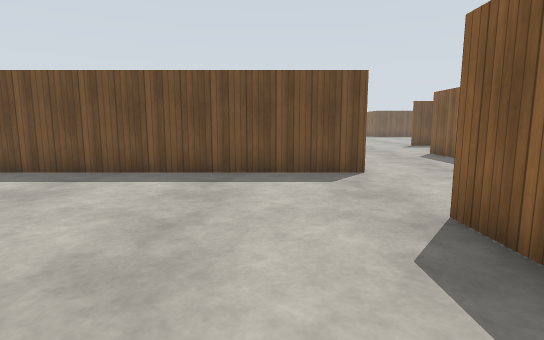
view 1 (above)

21 first-person views from a walk through a world built for the Gazebo simulator. The camera is 1.2 m above the floor, tilts 8° down and sees 80° across. The floor is counted in squares, 1 m on a side. Each view is taken from the middle of a square. On the plan, view 1 faces up. The plan holds only what a view shows up to about 13 squares ahead; the rest is blank. The place goes on beyond the plan. Gazebo's built-in surfaces are drawn with simple patterns.

view 2
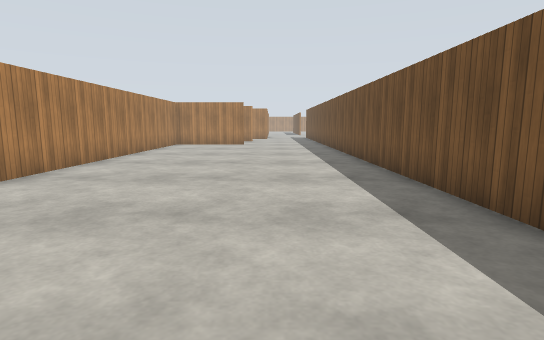

view 3
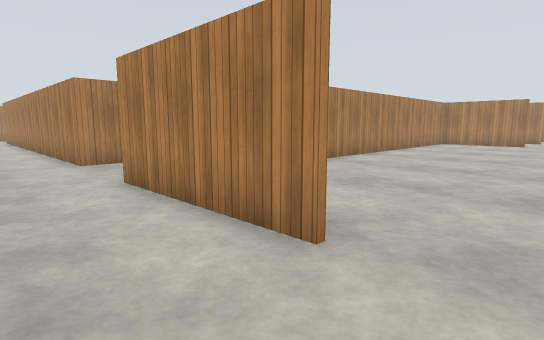

view 4
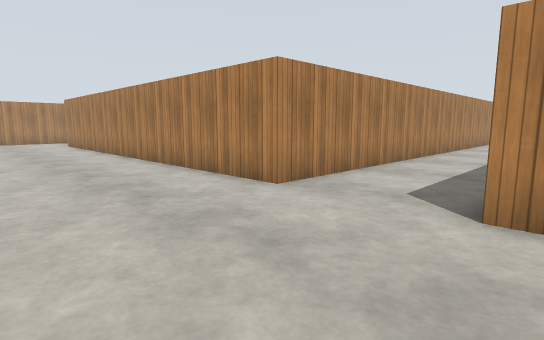

view 5
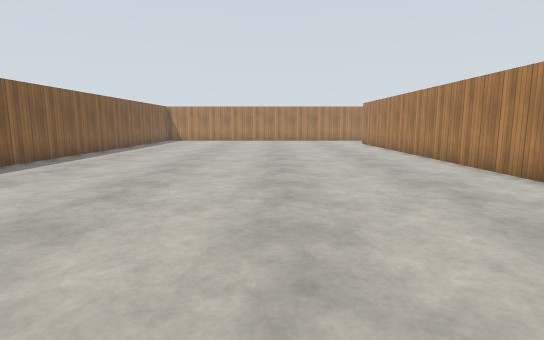

view 6
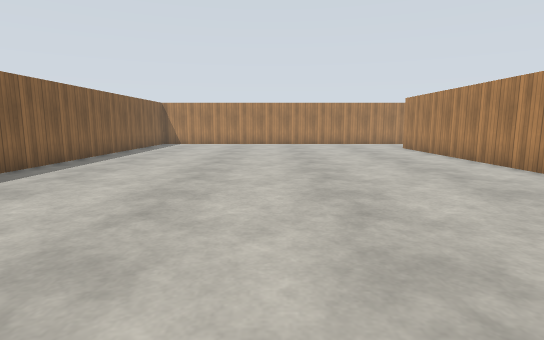

view 7
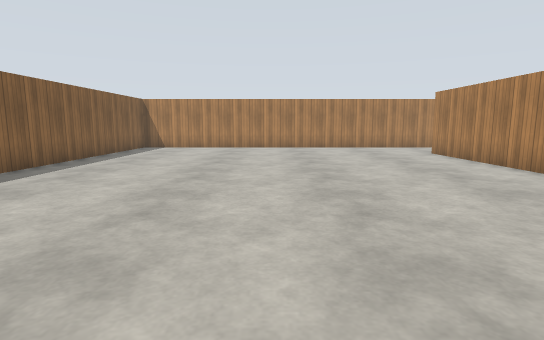

view 8
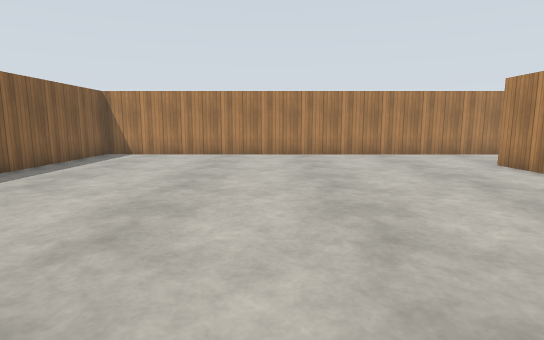

view 9
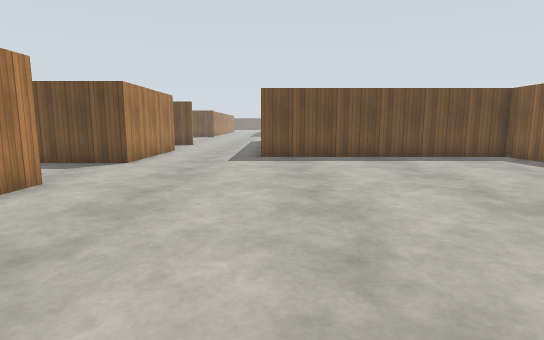

view 10
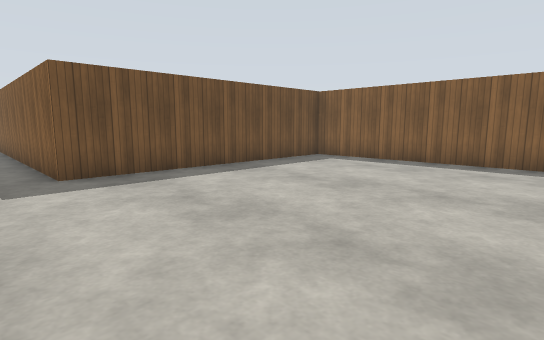

view 11
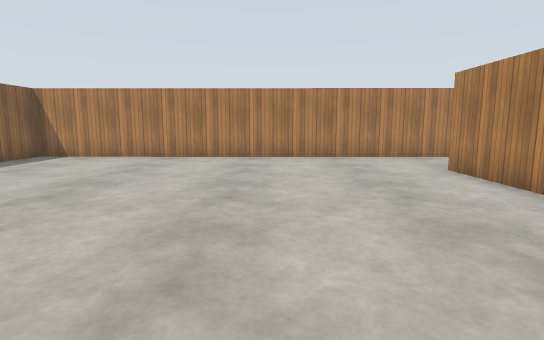

view 12
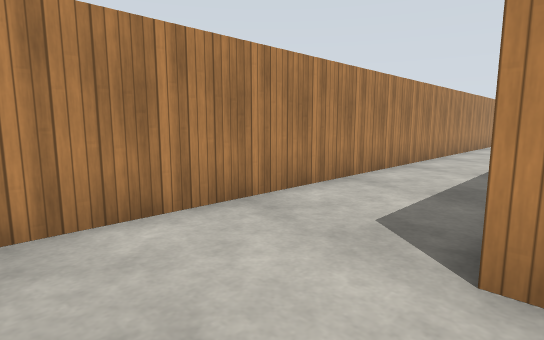

view 13
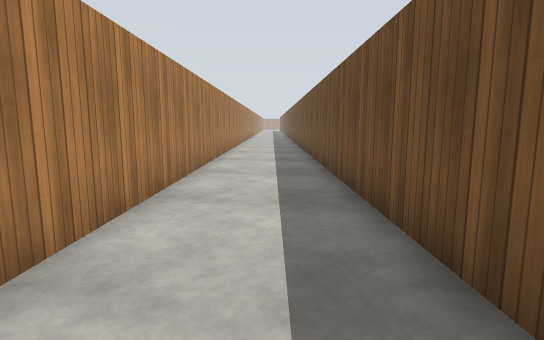

view 14
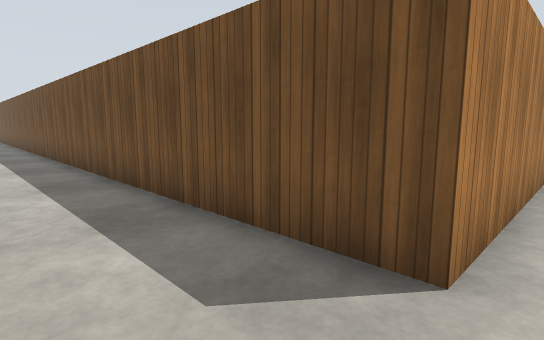

view 15
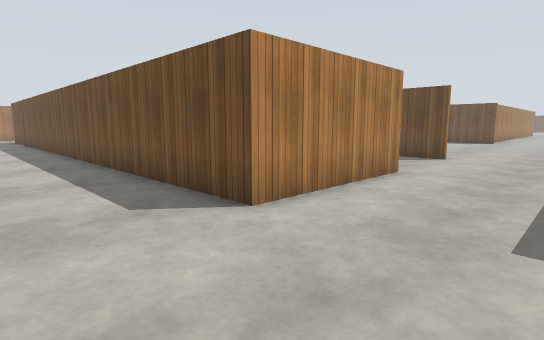

view 16
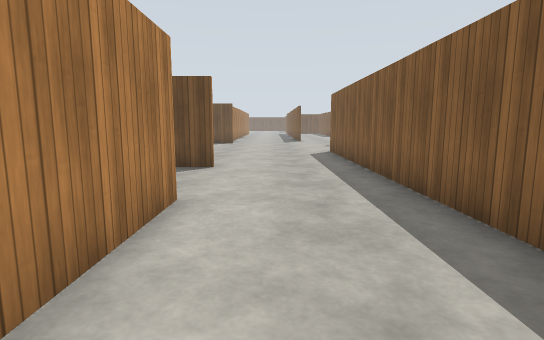

view 17
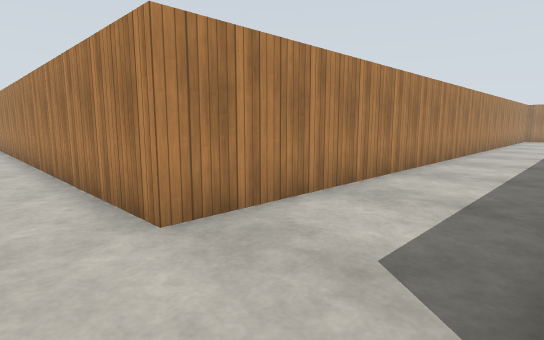

view 18
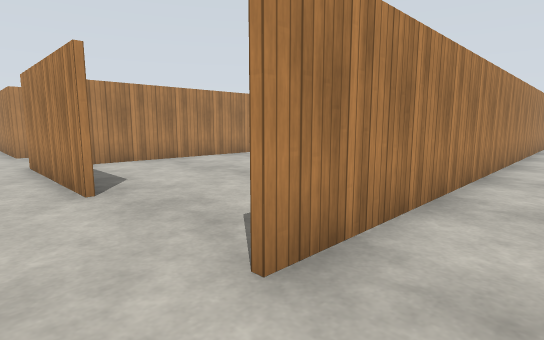

view 19
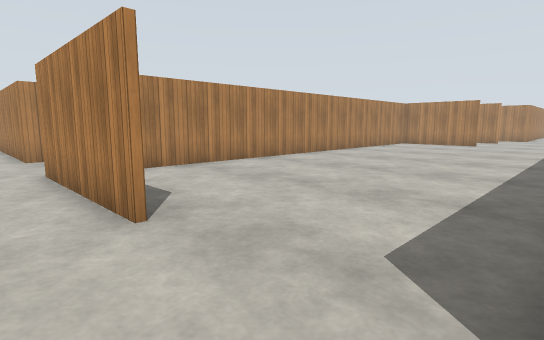

view 20
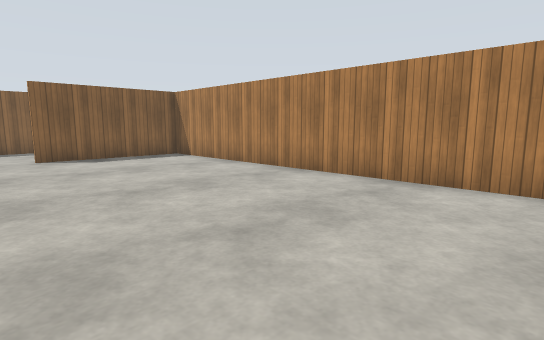

view 21
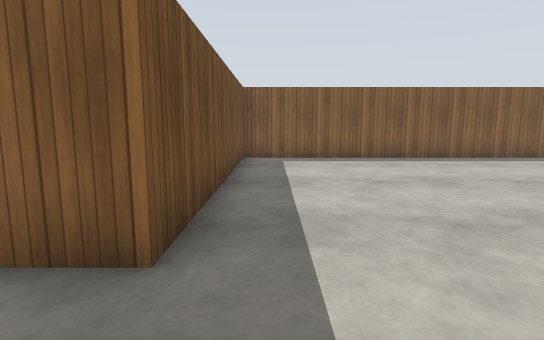

### Floor plan
Points are (right, up) in squares from view 1. A wall is a line through its corners. A room is listed if a view was taken in it or the views show most of it. See-through windows are left out.
Room 1 (views 1, 20)
walls: (2.4, 8.1) (-10.2, 8.1); (2.3, -0.4) (2.3, 4.1); (-10.3, -0.7) (2, -0.7)
ways out: opening at (2, 6) to room 2
Room 2 (views 2, 3, 4, 5, 6, 7, 8, 9, 10, 11, 12, 13, 14, 15, 16, 17, 18, 19, 21)
walls: (2.5, 4.1) (2.5, -0.9) (-9.6, -0.9); (-10.5, -4.5) (2.5, -4.5) (2.5, -20.5) (-10.5, -20.5); (-10.5, -24) (15.7, -24.1) (15.7, 1) (6.6, 1) (6.6, 10.5); (-10.5, 8.2) (2.4, 8.2)
ways out: opening at (2, 6) to room 1

Where each view was taken, in squares from view 1:
view 1: 0 up, 0 right, facing up
view 2: 5 up, 3 right, facing left
view 3: 6 up, 5 right, facing down-left
view 4: 0 up, 7 right, facing down-left
view 5: 0 up, 8 right, facing down
view 6: 4 down, 9 right, facing down
view 7: 7 down, 9 right, facing down
view 8: 11 down, 9 right, facing down
view 9: 11 down, 7 right, facing up
view 10: 7 down, 5 right, facing up-right
view 11: 12 down, 7 right, facing down
view 12: 20 down, 5 right, facing down-left
view 13: 22 down, 1 right, facing left
view 14: 23 down, 3 right, facing up-left
view 15: 4 down, 6 right, facing up-left
view 16: 1 down, 4 right, facing up
view 17: 1 down, 4 right, facing down-left
view 18: 10 up, 4 right, facing down-left
view 19: 8 up, 4 right, facing down-left
view 20: 6 up, 10 left, facing down-right
view 21: 0 up, 4 right, facing right
